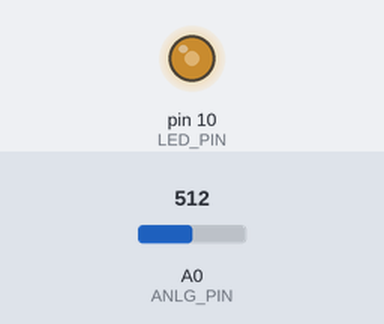
Simulated run of this sketch. Board: Arduino Uno, built with avr-gcc and run on an emulated ATmega328P. Parts: output pins drawn as LEDs (lit = HIGH). The test bench sets the inputs (shaded band); at power-on: A0 (ANLG_PIN) = 512.

Above: at 1.2 s.
1.3 s: A0 (ANLG_PIN) set to 716
At 2.5 s:
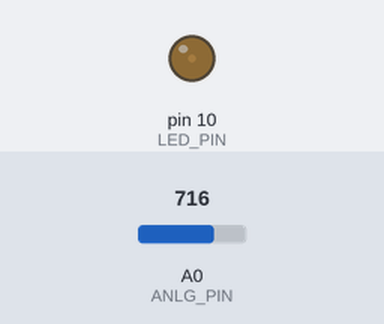
2.8 s: A0 (ANLG_PIN) set to 900
At 3.7 s:
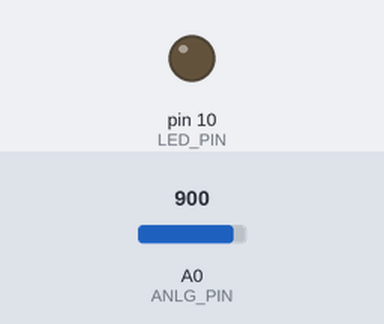
4.3 s: A0 (ANLG_PIN) set to 760
5.8 s: A0 (ANLG_PIN) set to 741
At 7.0 s:
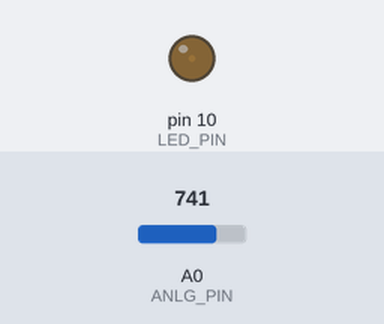
7.3 s: A0 (ANLG_PIN) set to 306
At 8.3 s:
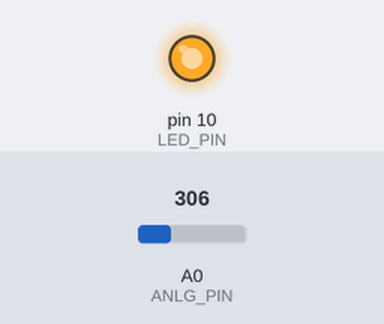
8.8 s: A0 (ANLG_PIN) set to 1023
At 9.4 s:
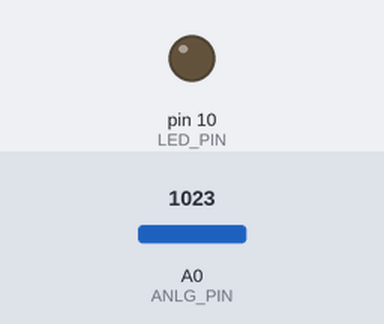
Timing chart, 0 to 11.3 s (numbered marks = the images above; inputs shaded):
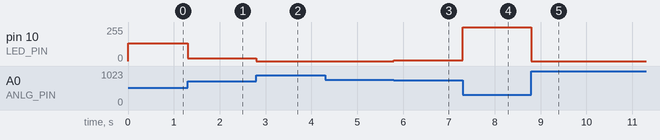

The sketch:

Analog.ino
```cpp
/*
Jake Varness
12-21-2013
Arduino Uno

This program is designed to take analog input from a
photo-resistor and print it's value to the screen.

Railing:
  - 5V pin to + rail
  - GND pin to - rail
  - Photo-resistor to + rail
  - Voltage divider on photo-resistor (10k resistor)
  - PWM pin 10 to 330 Ohmn resistor
  - LED to GND and 330 Ohmn resistor

*/

#define ANLG_PIN 0
#define LED_PIN 10

void setup()
{
  pinMode(LED_PIN, OUTPUT);
  analogReference(DEFAULT); // not necessary
}

void loop()
{
  int val = analogRead(ANLG_PIN);
  int ana_read = constrain(val, 300, 750);

  int level = map(ana_read, 300, 750, 255, 0);

  analogWrite(LED_PIN, level);
}
```

Measured:
- after the input at 1.3 s, pin 10 (LED_PIN): 135/255 → 20/255 at once
- after the input at 2.8 s, pin 10 (LED_PIN): 20/255 → 0/255 at once
- after the input at 4.3 s, every drawn part: stays the same
- after the input at 5.8 s, pin 10 (LED_PIN): 0/255 → 6/255 at once
- after the input at 7.3 s, pin 10 (LED_PIN): 6/255 → 252/255 at once
- after the input at 8.8 s, pin 10 (LED_PIN): 252/255 → 0/255 at once
